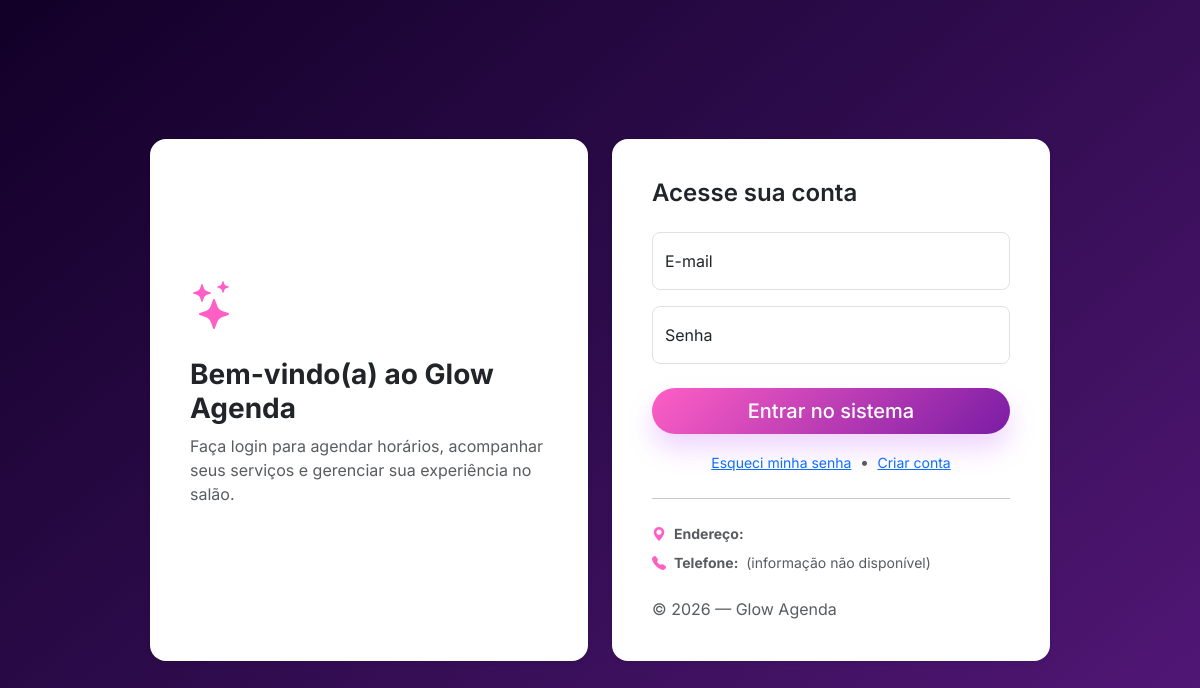
/login, run on an earlier commit of the app's database.
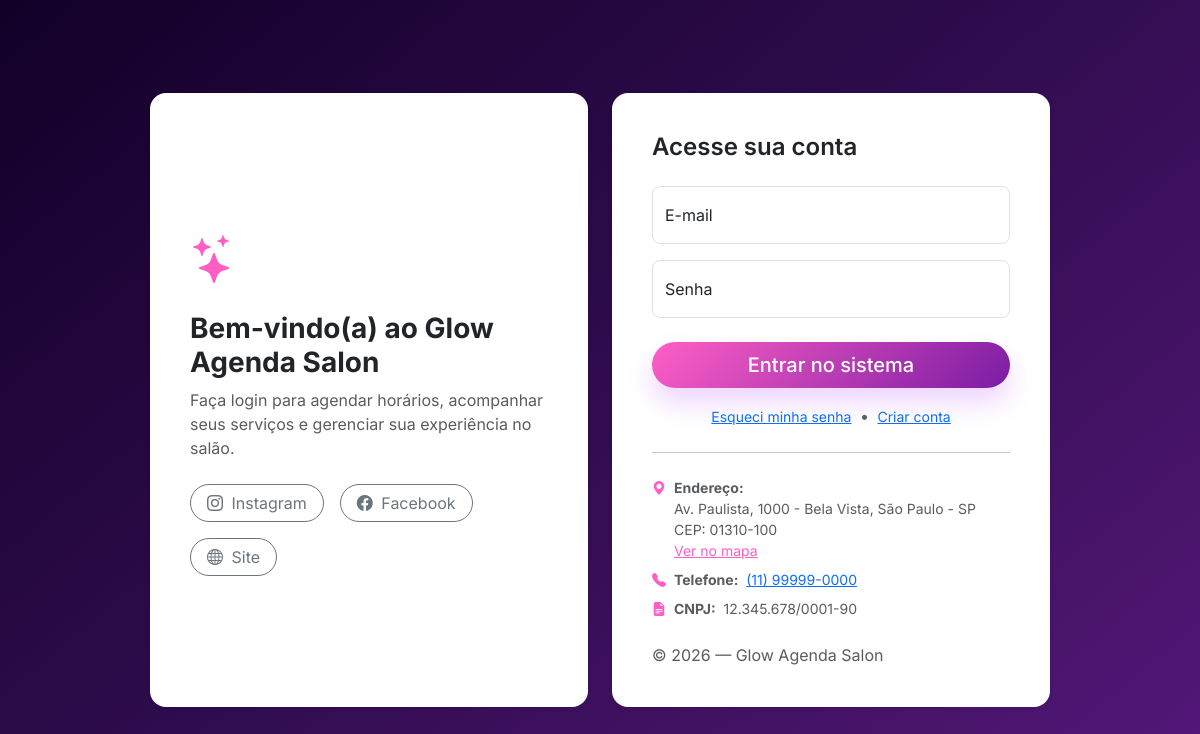
And on a later commit of the database.
### tables this page shows
CREATE TABLE estabelecimento (
    id               TINYINT PRIMARY KEY DEFAULT 1,
    nome             VARCHAR(120),
    nome_fantasia    VARCHAR(120),
    cnpj             VARCHAR(18),
    telefone         VARCHAR(20),
    email            VARCHAR(120),
    endereco         TEXT,
    cep              VARCHAR(9),
    localizacao_url  VARCHAR(255),
    instagram        VARCHAR(120),
    facebook         VARCHAR(120),
    site             VARCHAR(120),
    updated_at       TIMESTAMP DEFAULT CURRENT_TIMESTAMP ON UPDATE CURRENT_TIMESTAMP
);

### Autoloader.php (called while the page is built, shortened)
<?php
class Autoloader
{
    public static function register()
    {
        spl_autoload_register(function ($class) {
            $file = str_replace('\\', DIRECTORY_SEPARATOR, $class).'.php';
            if (file_exists($file)) {
                return true;
            }
            return false;
        });
    }
}

### Controllers/AuthController.php (called while the page is built, shortened)
<?php
require_once("Models/Database.php");
require_once("Config/Helpers.php");
require_once("Models/EstabelecimentoModel.php");
class AuthController
{
    private EstabelecimentoModel $estabelecimentoModel;
    public function __construct()
    {
        $this->estabelecimentoModel = new EstabelecimentoModel();
    }
    public function login(): void
    {
        $estabelecimento = $this->estabelecimentoModel->obter();
        include("Views/auth/login.php");
    }
}

### Config/Helpers.php (called while the page is built, shortened)
<?php
function base_url($path = '') {
    $configuredBase = getenv('BASE_URL')
        ?: ($_ENV['BASE_URL'] ?? null)
        ?: ($_SERVER['BASE_URL'] ?? null);
    if ($configuredBase) {
        $base = rtrim($configuredBase, '/');
    } else {
        $protocol = (!empty($_SERVER['HTTPS']) && $_SERVER['HTTPS'] !== 'off') ? 'https' : 'http';
        $host = $_SERVER['HTTP_HOST'] ?? 'localhost';
        $scriptName = dirname($_SERVER['SCRIPT_NAME'] ?? '') ?: '';
        $base = rtrim($protocol . '://' . $host . '/' . ltrim($scriptName, '/'), '/');
    }
    $path = ltrim($path, '/');
    return $path === '' ? $base : $base . '/' . $path;
}
?>

### Models/Database.php (called while the page is built, shortened)
<?php
class Database{
 protected PDO $connection;
  private function setConnection(){
    try{
      $this->connection = new PDO(
        'mysql:host='.self::HOST.';dbname='.self::NAME.';port='.self::PORT.';charset=utf8mb4',
        self::USER,
        self::PASS,
        [
          PDO::ATTR_ERRMODE            => PDO::ERRMODE_EXCEPTION,
          PDO::ATTR_DEFAULT_FETCH_MODE => PDO::FETCH_ASSOC,
          PDO::MYSQL_ATTR_INIT_COMMAND => "SET NAMES utf8mb4 COLLATE utf8mb4_unicode_ci",
        ]
      );
    }catch(PDOException $e){
      error_log('[DB] connection error: ' . $e->getMessage());
      throw $e;
    }
  }
  public function execute($query,$params = []){
    try{
      $statement = $this->connection->prepare($query);
      $statement->execute($params);
      return $statement;
    }catch(PDOException $e){
      throw $e;
    }
  }
}

### Models/EstabelecimentoModel.php (called while the page is built, shortened)
<?php
class EstabelecimentoModel extends Database
{
    public function obter(): ?array
    {
        $stmt = $this->execute(
            "SELECT id, nome, nome_fantasia, cnpj, telefone, email, endereco, cep, localizacao_url, instagram, facebook, site, logo
             FROM estabelecimento
             ORDER BY id ASC
             LIMIT 1"
        );
        $dados = $stmt->fetch(\PDO::FETCH_ASSOC);
        return $dados ?: null;
    }
}

### Views/auth/login.php (the view, shortened to what this page needs)
<!DOCTYPE html>
<html lang="pt-BR">
<head>
    <?php
        $dadosEstabelecimento = $estabelecimento ?? [];
        $nomeSalao = $dadosEstabelecimento['nome_fantasia'] ?? $dadosEstabelecimento['nome'] ?? 'Glow Agenda';
        $telefoneSalao = $dadosEstabelecimento['telefone'] ?? '';
        $enderecoSalao = $dadosEstabelecimento['endereco'] ?? '';
        $cepSalao = $dadosEstabelecimento['cep'] ?? '';
        $cnpjSalao = $dadosEstabelecimento['cnpj'] ?? '';
        $instagramSalao = $dadosEstabelecimento['instagram'] ?? '';
        $facebookSalao = $dadosEstabelecimento['facebook'] ?? '';
        $siteSalao = $dadosEstabelecimento['site'] ?? '';
        $mapsSalao = $dadosEstabelecimento['localizacao_url'] ?? '';
    ?>
    <link href="https://cdn.jsdelivr.net/npm/bootstrap@5.3.3/dist/css/bootstrap.min.css" rel="stylesheet">
    <link rel="stylesheet" href="https://cdn.jsdelivr.net/npm/bootstrap-icons@1.11.3/font/bootstrap-icons.min.css">
    <link rel="stylesheet" type="text/css" href="<?php echo base_url('public/assets/css/style.css'); ?>">
</head>
<body class="bg-light d-flex align-items-center py-4" style="min-height: 100vh;">
    <main class="w-100 m-auto" style="max-width: 900px;">
        <div class="row g-4 align-items-stretch">
            <div class="col-12 col-lg-6">
                <div class="card shadow-sm border-0 p-4 rounded-4 h-100">
                    <div class="card-body d-flex flex-column justify-content-center text-center text-lg-start">
                        <?php if (!empty($dadosEstabelecimento['logo'])): ?>
                            <div class="mb-4 text-center">
                                <img src="<?php echo base_url($dadosEstabelecimento['logo']); ?>" alt="Foto do estabelecimento" class="img-fluid rounded-4 shadow-sm" style="max-height: 220px; object-fit: cover;">
                            </div>
                        <?php else: ?>
                            <i class="bi bi-stars text-primary mb-3" style="font-size: 3rem;"></i>
                        <?php endif; ?>
                        <h1 class="h3 mb-2 fw-bold">Bem-vindo(a) ao <?php echo htmlspecialchars($nomeSalao); ?></h1>
                        <p class="text-muted mb-4">Faça login para agendar horários, acompanhar seus serviços e gerenciar sua experiência no salão.</p>
                        <div class="d-flex gap-3 justify-content-center justify-content-lg-start flex-wrap">
                            <?php if ($instagramSalao): ?>
                                <a class="btn btn-outline-secondary rounded-pill px-3" href="<?php echo htmlspecialchars($instagramSalao); ?>" target="_blank" rel="noopener noreferrer">
                                    <i class="bi bi-instagram me-1"></i> Instagram
                                </a>
                            <?php endif; ?>
                            <?php if ($facebookSalao): ?>
                                <a class="btn btn-outline-secondary rounded-pill px-3" href="<?php echo htmlspecialchars($facebookSalao); ?>" target="_blank" rel="noopener noreferrer">
                                    <i class="bi bi-facebook me-1"></i> Facebook
                                </a>
                            <?php endif; ?>
                            <?php if ($siteSalao): ?>
                                <a class="btn btn-outline-secondary rounded-pill px-3" href="<?php echo htmlspecialchars($siteSalao); ?>" target="_blank" rel="noopener noreferrer">
                                    <i class="bi bi-globe me-1"></i> Site
                                </a>
                            <?php endif; ?>
                        </div>
                    </div>
                </div>
            </div>
            <div class="col-12 col-lg-6">
                <div class="card shadow-sm border-0 p-4 rounded-4 h-100">
                    <div class="card-body">
                        <h2 class="h4 fw-semibold mb-4 text-center text-lg-start">Acesse sua conta</h2>
                        <form action="<?php echo base_url('auth/authenticate'); ?>" method="POST">
                    <div class="form-floating mb-3 text-start">
                        <input type="email" class="form-control rounded-3" id="floatingInput" name="email"
                               placeholder="nome@exemplo.com" required autofocus>
                        <label for="floatingInput">E-mail</label>
                    </div>
                    <div class="form-floating mb-4 text-start">
                        <input type="password" class="form-control rounded-3" id="floatingPassword" name="senha"
                               placeholder="Senha" required>
                        <label for="floatingPassword">Senha</label>
                    </div>
                            <button class="w-100 btn btn-lg btn-primary rounded-pill fw-medium" type="submit">Entrar no sistema</button>
                            <div class="mt-3 text-center">
                                <a href="<?php echo base_url('forgot-password'); ?>" class="small">Esqueci minha senha</a>
                                <span class="text-muted mx-1">•</span>
                                <a href="<?php echo base_url('cadastro'); ?>" class="small">Criar conta</a>
                            </div>
                        </form>
                        <hr class="my-4">
                        <div class="small text-muted">
                            <div class="d-flex align-items-start mb-2">
                                <i class="bi bi-geo-alt-fill text-primary me-2"></i>
                                <div>
                                    <strong>Endereço:</strong><br>
                                    <?php echo htmlspecialchars($enderecoSalao); ?>
                                    <?php if ($cepSalao): ?>
                                        <br><span>CEP: <?php echo htmlspecialchars($cepSalao); ?></span>
                                    <?php endif; ?>
                                    <?php if ($mapsSalao): ?>
                                        <br><a class="link-primary" href="<?php echo htmlspecialchars($mapsSalao); ?>" target="_blank" rel="noopener noreferrer">Ver no mapa</a>
                                    <?php endif; ?>
                                </div>
                            </div>
                            <div class="d-flex align-items-center mb-2">
                                <i class="bi bi-telephone-fill text-primary me-2"></i>
                                <div>
                                    <strong>Telefone:</strong>
                                    <?php if ($telefoneSalao): ?>
                                        <a class="ms-1" href="tel:<?php echo preg_replace('/\D+/', '', $telefoneSalao); ?>">
                                            <?php echo htmlspecialchars($telefoneSalao); ?>
                                        </a>
                                    <?php else: ?>
                                        <span class="ms-1">(informação não disponível)</span>
                                    <?php endif; ?>
                                </div>
                            </div>
                            <?php if ($cnpjSalao): ?>
                                <div class="d-flex align-items-center">
                                    <i class="bi bi-file-earmark-text-fill text-primary me-2"></i>
                                    <div>
                                        <strong>CNPJ:</strong>
                                        <span class="ms-1"><?php echo htmlspecialchars($cnpjSalao); ?></span>
                                    </div>
                                </div>
                            <?php endif; ?>
                        </div>
                        <p class="mt-4 mb-0 text-muted text-center text-lg-start">&copy; <?php echo date('Y'); ?> — <?php echo htmlspecialchars($nomeSalao); ?></p>
                    </div>
                </div>
            </div>
        </div>
    </main>
</body>
</html>

### index.php (shortened to what this page needs)
<?php
include_once 'Config/Helpers.php';
include_once 'Autoloader.php';
$routes = require __DIR__ . '/Config/Routes.php';
$uri = parse_url($_SERVER['REQUEST_URI'], PHP_URL_PATH);
$uri = rtrim($uri, '/') ?: '/';
$rotasPublicas = [
    '/login',
    '/auth/authenticate',
    '/forgot-password',
    '/auth/send-reset',
    '/reset-password',
    '/auth/reset',
    '/cadastro',
    '/cadastro/salvar',
];
$rotasSemLayout = [
    '/cliente/agendamentos/resumo',
    '/cliente/agendamentos/disponibilidades',
];
function matchRoute($uri, $routes)
{
    foreach ($routes as $route => $handler) {
        $pattern = preg_replace('/\{[^\/]+\}/', '([^\/]+)', $route);
        $pattern = "#^" . rtrim($pattern, '/') . "$#";
        if (preg_match($pattern, $uri, $matches)) {
            array_shift($matches);
            return [$handler, $matches];
        }
    }
    return [null, []];
}
[$handler, $params] = matchRoute($uri, $routes);
if ($handler) {
    [$controllerName, $method] = $handler;
    if (in_array($uri, $rotasPublicas)) {
        $controller = new $name();
        if (method_exists($controller, $method)) {
            call_user_func_array([$controller, $method], $params);
        }
    } elseif (in_array($uri, $rotasSemLayout)) {
        $controller = new $name();
        if (method_exists($controller, $method)) {
            call_user_func_array([$controller, $method], $params);
        }
    }
} else {
    include('Views/templates/header.php');
    include('Views/templates/sidebar.php');
    echo "<div class='alert alert-warning m-4'>Página não encontrada.</div>";
    include('Views/templates/footer.php');
    include('Views/templates/end.php');
}

### public/assets/css/style.css (style rules this page uses)
body { font-family: 'Inter', sans-serif; background: linear-gradient(140deg, #120028 0%, #2d0b4b 45%, #55187a 100%); color: rgba(33, 37, 41, 0.85); min-height: 100vh; }
:root { --color-deep-100: #0f0024; --color-deep-200: #1a0638; --color-deep-300: #2d0b4b; --color-accent-400: #55187a; --color-accent-500: #7a1ca4; --color-pink-500: #ff5fc5; --color-pink-400: #ff79d3; --color-pink-200: #ffd5f2; --color-neutral-50: #fdf7ff; --bs-primary: #ff5fc5; --bs-primary-rgb: 255, 95, 197; --bs-secondary: #8a6ad1; }
.text-primary { color: var(--bs-primary) !important; }
.btn-primary { background: linear-gradient(135deg, var(--color-pink-500) 0%, var(--color-accent-500) 100%); border: none; color: #fff; box-shadow: 0 0.9rem 1.6rem rgba(193, 88, 255, 0.25); }
.card { border: none; transition: transform 0.2s ease-in-out, box-shadow 0.2s ease-in-out; border-radius: 1rem; }
.form-control, .form-select { border-radius: 0.5rem; padding: 0.6rem 1rem; }

What changed in the data, as far as the page shows it:
added estabelecimento: nome_fantasia "Glow Agenda Salon", endereco "Av. Paulista, 1000 - Bela Vista, São Paulo - SP", cep "01310-100", telefone "(11) 99999-0000", cnpj "12.345.678/0001-90"
Also different on the page:
$nomeSalao: "Glow Agenda" → (not shown)
text no longer shown: "(informação não disponível)"
text now shown: "Instagram Facebook Site CEP: Ver no mapa CNPJ:"
